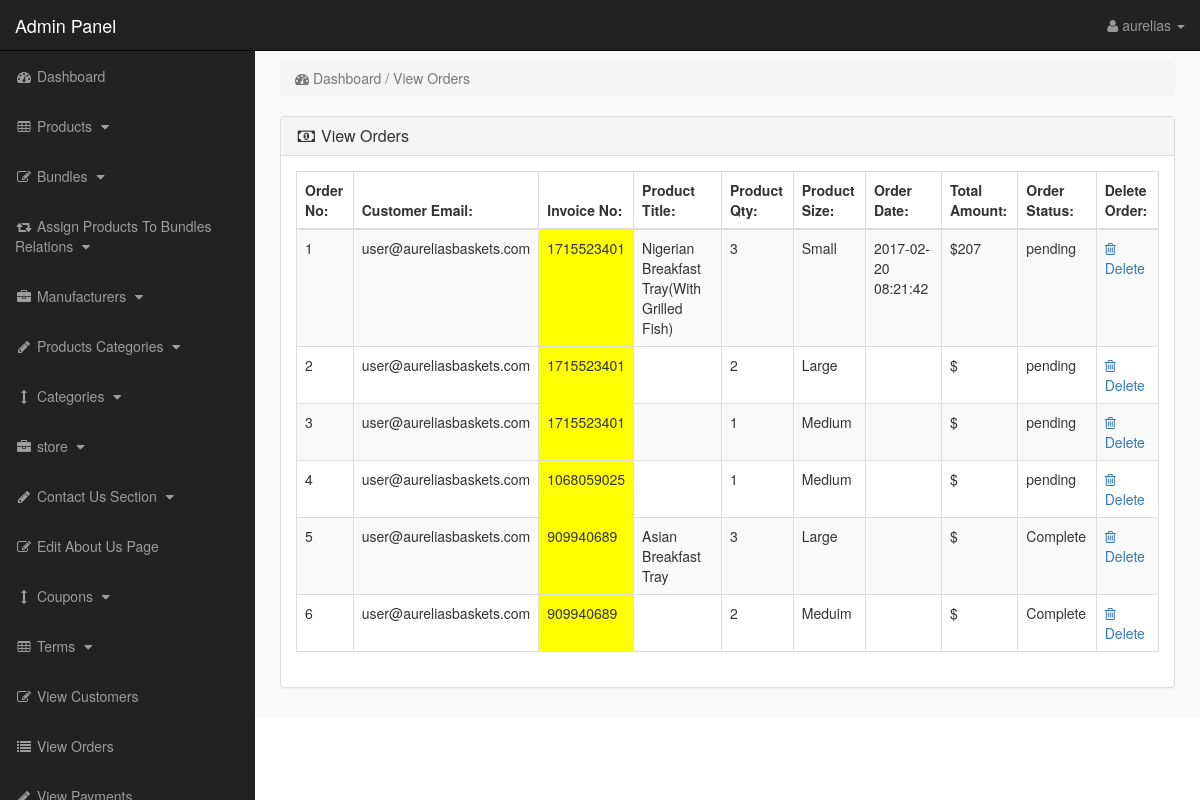
Screenshot of /admin_area/index.php?view_orders (signed in) with the database file from the repository.
### tables this page shows
CREATE TABLE `pending_orders` (
  `order_id` int(10) NOT NULL,
  `customer_id` int(10) NOT NULL,
  `invoice_no` int(10) NOT NULL,
  `product_id` text NOT NULL,
  `qty` int(10) NOT NULL,
  `size` text NOT NULL,
  `order_status` text NOT NULL
);

CREATE TABLE `customers` (
  `customer_id` int(10) NOT NULL,
  `customer_name` varchar(255) NOT NULL,
  `customer_email` varchar(255) NOT NULL,
  `customer_pass` varchar(255) NOT NULL,
  `customer_country` text NOT NULL,
  `customer_city` text NOT NULL,
  `customer_contact` varchar(255) NOT NULL,
  `customer_address` text NOT NULL,
  `customer_image` text NOT NULL,
  `customer_ip` varchar(255) NOT NULL,
  `customer_confirm_code` text NOT NULL
);

CREATE TABLE `products` (
  `product_id` int(10) NOT NULL,
  `p_cat_id` int(10) NOT NULL,
  `cat_id` int(10) NOT NULL,
  `manufacturer_id` int(10) NOT NULL,
  `date` timestamp NOT NULL DEFAULT CURRENT_TIMESTAMP ON UPDATE CURRENT_TIMESTAMP,
  `product_title` text NOT NULL,
  `product_url` text NOT NULL,
  `product_img1` text NOT NULL,
  `product_img2` text NOT NULL,
  `product_img3` text NOT NULL,
  `product_price` int(10) NOT NULL,
  `product_psp_price` int(100) NOT NULL,
  `product_desc` text NOT NULL,
  `product_features` text NOT NULL,
  `product_video` text NOT NULL,
  `product_keywords` text NOT NULL,
  `product_label` text NOT NULL,
  `status` varchar(255) NOT NULL
);

CREATE TABLE `customer_orders` (
  `order_id` int(10) NOT NULL,
  `customer_id` int(10) NOT NULL,
  `due_amount` int(100) NOT NULL,
  `invoice_no` int(100) NOT NULL,
  `qty` int(10) NOT NULL,
  `size` text NOT NULL,
  `order_date` timestamp NOT NULL DEFAULT CURRENT_TIMESTAMP ON UPDATE CURRENT_TIMESTAMP,
  `order_status` text NOT NULL
);

### admin_area/view_orders.php (the view)
<?php
if(!isset($_SESSION['admin_email'])){
echo "<script>window.open('login.php','_self')</script>";
}
else {
?>
<div class="row">
<div class="col-lg-12">
<ol class="breadcrumb">
<li class="active">
<i class="fa fa-dashboard"></i> Dashboard / View Orders
</li>
</ol>
</div>
</div>
<div class="row">
<div class="col-lg-12">
<div class="panel panel-default">
<div class="panel-heading">
<h3 class="panel-title">
<i class="fa fa-money fa-fw"></i> View Orders
</h3>
</div>
<div class="panel-body">
<div class="table-responsive">
<table class="table table-bordered table-hover table-striped">
<thead>
<tr>
<th>Order No:</th>
<th>Customer Email:</th>
<th>Invoice No:</th>
<th>Product Title:</th>
<th>Product Qty:</th>
<th>Product Size:</th>
<th>Order Date:</th>
<th>Total Amount:</th>
<th>Order Status:</th>
<th>Delete Order:</th>
</tr>
</thead>
<tbody>
<?php
$i = 0;
$get_orders = "select * from pending_orders";
$run_orders = mysqli_query($con,$get_orders);
while ($row_orders = mysqli_fetch_array($run_orders)) {
$order_id = $row_orders['order_id'];
$c_id = $row_orders['customer_id'];
$invoice_no = $row_orders['invoice_no'];
$product_id = $row_orders['product_id'];
$qty = $row_orders['qty'];
$size = $row_orders['size'];
$order_status = $row_orders['order_status'];
$get_products = "select * from products where product_id='$product_id'";
$run_products = mysqli_query($con,$get_products);
$row_products = mysqli_fetch_array($run_products);
$product_title = $row_products['product_title'];
$i++;
?>
<tr>
<td><?php echo $i; ?></td>
<td>
<?php
$get_customer = "select * from customers where customer_id='$c_id'";
$run_customer = mysqli_query($con,$get_customer);
$row_customer = mysqli_fetch_array($run_customer);
$customer_email = $row_customer['customer_email'];
echo $customer_email;
 ?>
 </td>
<td bgcolor="yellow" ><?php echo $invoice_no; ?></td>
<td><?php echo $product_title; ?></td>
<td><?php echo $qty; ?></td>
<td><?php echo $size; ?></td>
<td>
<?php
$get_customer_order = "select * from customer_orders where order_id='$order_id'";
$run_customer_order = mysqli_query($con,$get_customer_order);
$row_customer_order = mysqli_fetch_array($run_customer_order);
$order_date = $row_customer_order['order_date'];
$due_amount = $row_customer_order['due_amount'];
echo $order_date;
?>
</td>
<td>$<?php echo $due_amount; ?></td>
<td>
<?php
if($order_status=='pending'){
echo $order_status='pending';
}
else{
echo $order_status='Complete';
}
?>
</td>
<td>
<a href="index.php?order_delete=<?php echo $order_id; ?>" >
<i class="fa fa-trash-o" ></i> Delete
</a>
</td>
</tr>
<?php } ?>
</tbody>
</table>
</div>
</div>
</div>
</div>
</div>
<?php } ?>

### admin_area/includes/sidebar.php (shortened to what this page needs)
<?php
if(!isset($_SESSION['admin_email'])){
echo "<script>window.open('login.php','_self')</script>";
}
else {
?>
<nav class="navbar navbar-inverse navbar-fixed-top" >
<div class="navbar-header" >
<a class="navbar-brand" href="index.php?dashboard" >Admin Panel</a>
</div>
<ul class="nav navbar-right top-nav" >
<li class="dropdown" >
<a href="#" class="dropdown-toggle" data-toggle="dropdown" >
<i class="fa fa-user" ></i>
<?php echo $admin_name; ?> <b class="caret" ></b>
</a>
</li>
</ul>
<div class="collapse navbar-collapse navbar-ex1-collapse">
<ul class="nav navbar-nav side-nav">
<li>
<a href="index.php?dashboard">
<i class="fa fa-fw fa-dashboard"></i> Dashboard
</a>
</li>
<li>
<a href="#" data-toggle="collapse" data-target="#products">
<i class="fa fa-fw fa-table"></i> Products
<i class="fa fa-fw fa-caret-down"></i>
</a>
</li>
<li>
<a href="#" data-toggle="collapse" data-target="#bundles">
<i class="fa fa-fw fa-edit"></i> Bundles
<i class="fa fa-fw fa-caret-down"></i>
</a>
</li>
<li>
<a href="#" data-toggle="collapse" data-target="#relations">
<i class="fa fa-fw fa-retweet"></i> Assign Products To Bundles Relations
<i class="fa fa-fw fa-caret-down"></i>
</a>
</li>
<li>
<a href="#" data-toggle="collapse" data-target="#manufacturers">
<i class="fa fa-fw fa-briefcase"></i> Manufacturers
<i class="fa fa-fw fa-caret-down"></i>
</a>
</li>
<li>
<a href="#" data-toggle="collapse" data-target="#p_cat">
<i class="fa fa-fw fa-pencil"></i> Products Categories
<i class="fa fa-fw fa-caret-down"></i>
</a>
</li>
<li>
<a href="#" data-toggle="collapse" data-target="#cat">
<i class="fa fa-fw fa-arrows-v"></i> Categories
<i class="fa fa-fw fa-caret-down"></i>
</a>
</li>
<li>
<a href="#" data-toggle="collapse" data-target="#store">
<i class="fa fa-fw fa-briefcase"></i> store
<i class="fa fa-fw fa-caret-down"></i>
</a>
</li>
<li>
<a href="#" data-toggle="collapse" data-target="#contact_us">
<i class="fa fa-fw fa-pencil"> </i> Contact Us Section
<i class="fa fa-fw fa-caret-down"></i>
</a>
</li>
<li>
<a href="index.php?edit_about_us">
<i class="fa fa-fw fa-edit"></i> Edit About Us Page
</a>
</li>
<li>
<a href="#" data-toggle="collapse" data-target="#coupons">
<i class="fa fa-fw fa-arrows-v"></i> Coupons
<i class="fa fa-fw fa-caret-down"></i>
</a>
</li>
<li>
<a href="#" data-toggle="collapse" data-target="#terms" >
<i class="fa fa-fw fa-table"></i> Terms
<i class="fa fa-fw fa-caret-down"></i>
</a>
</li>
<li>
<a href="index.php?view_customers">
<i class="fa fa-fw fa-edit"></i> View Customers
</a>
</li>
<li>
<a href="index.php?view_orders">
<i class="fa fa-fw fa-list"></i> View Orders
</a>
</li>
<li>
<a href="index.php?view_payments">
<i class="fa fa-fw fa-pencil"></i> View Payments
</a>
</li>
</ul>
</div>
</nav>
<?php } ?>

### admin_area/css/style.css (style rules this page uses)
body { margin-top:100px; }
@media (min-width: 768px) { body { margin-top:50px; } }
.top-nav { padding:0 15px; }
.top-nav>li { display:inline-block; float:left; }
.top-nav>li>a { padding-top:15px; padding-bottom:15px; line-height:20px; color:#999; }
@media (min-width: 768px) { .side-nav { position:fixed; top:51px; width:255px; border-radius:0; overflow-y:auto; background-color: #222; bottom:0; overflow-x:hidden; padding-bottom:40px; } }
@media (min-width: 768px) { .side-nav>li>a { width:255px; } }
.panel-body { border-radius:5px; }

### rows the page displays
pending_orders: customer.customer_email "user@aureliasbaskets.com", invoice_no "1715523401", product.product_title "Nigerian Breakfast Tray(With Grilled Fish)", qty "3", size "Small", customer_orders.order_date "2017-02-20 08:21:42", customer_orders.due_amount "207"
pending_orders: customer.customer_email "user@aureliasbaskets.com", invoice_no "1715523401", qty "2", size "Large"
pending_orders: customer.customer_email "user@aureliasbaskets.com", invoice_no "1715523401", qty "1", size "Medium"
pending_orders: customer.customer_email "user@aureliasbaskets.com", invoice_no "1068059025", qty "1", size "Medium"
pending_orders: customer.customer_email "user@aureliasbaskets.com", invoice_no "909940689", product.product_title "Asian Breakfast Tray", qty "3", size "Large"
pending_orders: customer.customer_email "user@aureliasbaskets.com", invoice_no "909940689", qty "2", size "Meduim"

### other values shown
$admin_name "aurelias"
